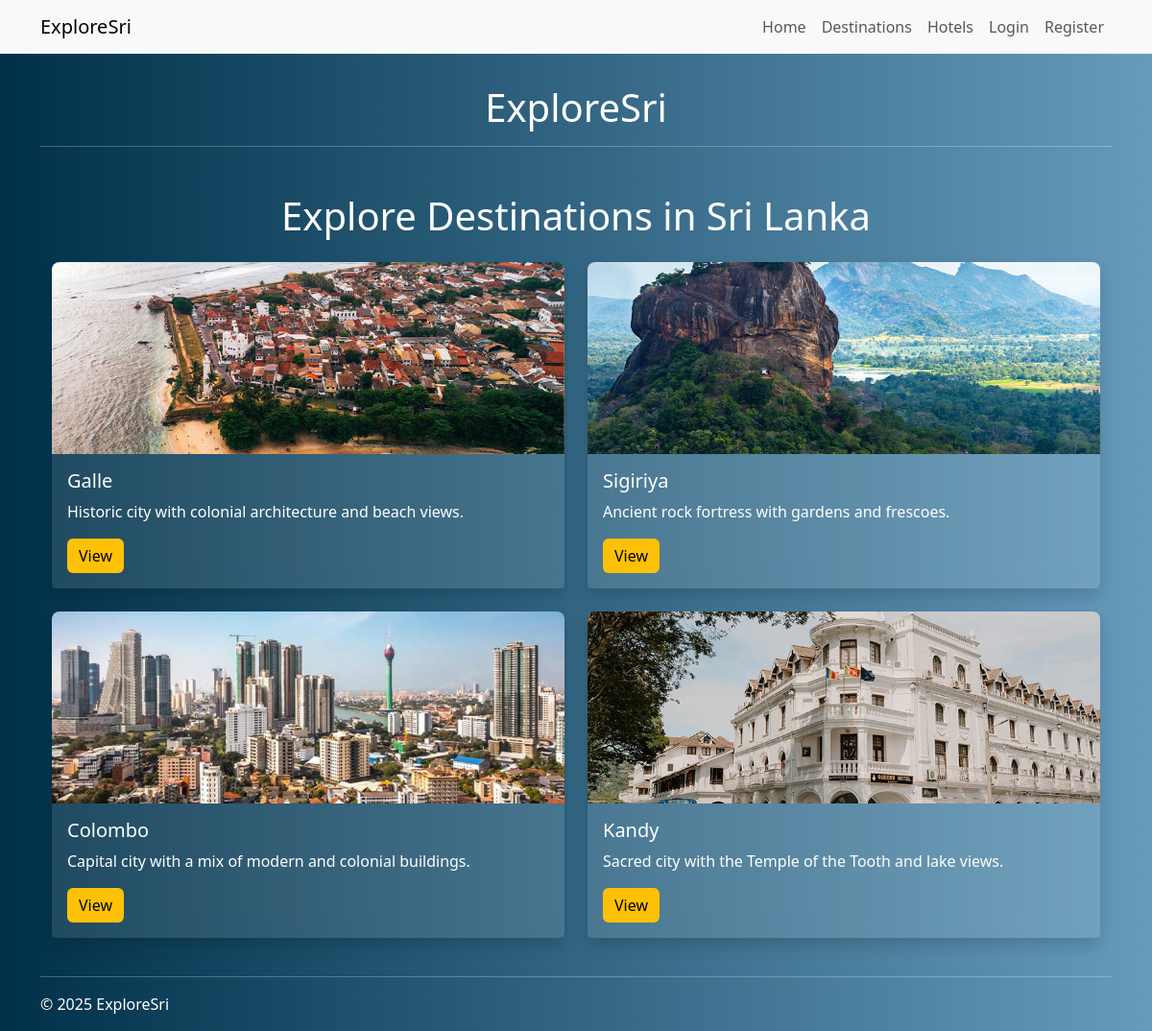
/destinations.php, run on an earlier commit of the app's database.
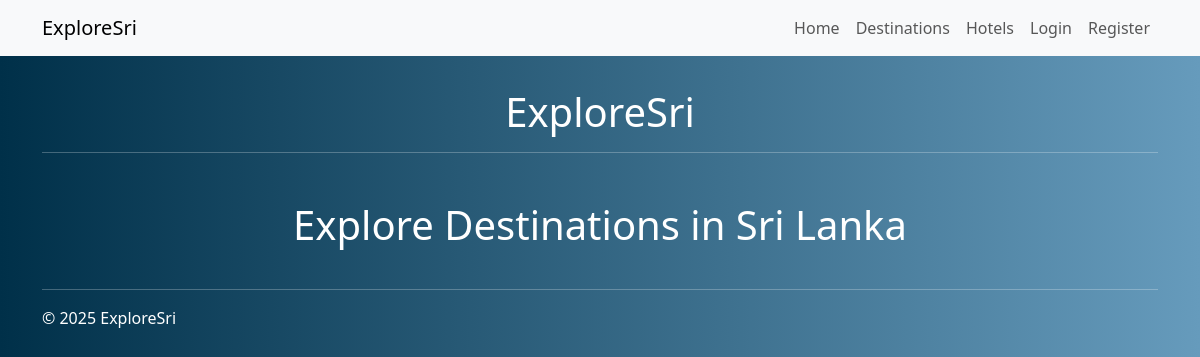
And on a later commit of the database.
### tables this page shows
CREATE TABLE destinations (
  destination_id INT AUTO_INCREMENT PRIMARY KEY,
  name VARCHAR(150) NOT NULL,
  description TEXT NOT NULL,
  image VARCHAR(255),
  created_at TIMESTAMP DEFAULT CURRENT_TIMESTAMP
);

### destinations.php (the view, shortened to what this page needs)
<?php
include 'config/db.php';
include 'includes/header.php';
$stmt = $conn->prepare("SELECT * FROM destinations");
$stmt->execute();
$destinations = $stmt->fetchAll();
?>
<!DOCTYPE html>
<html lang="en">
<head>
  <link href="https://cdn.jsdelivr.net/npm/bootstrap@5.3.0/dist/css/bootstrap.min.css" rel="stylesheet">
  <link href="https://cdn.jsdelivr.net/npm/bootstrap-icons@1.10.5/font/bootstrap-icons.css" rel="stylesheet">
</head>
<body>
<div class="container mt-5">
  <h1 class="mb-4">Explore Destinations in Sri Lanka</h1>
  <div class="row">
    <?php foreach ($destinations as $dest): ?>
      <div class="col-md-6 mb-4">
        <div class="card shadow">
          <img src="images/<?php echo htmlspecialchars($dest['image']); ?>" class="card-img-top" alt="<?php echo htmlspecialchars($dest['name']); ?>">
          <div class="card-body">
            <h5 class="card-title"><?php echo htmlspecialchars($dest['name']); ?></h5>
            <p class="card-text"><?php echo htmlspecialchars($dest['description']); ?></p>
              <?php
                $destinationName = strtolower($dest['name']);
                if ($destinationName === 'colombo') {
                    echo '<a href="places/colombo.php" class="btn btn-primary">View</a>';
                } else {
                    echo '<a href="destination.php?id=' . $dest['destination_id'] . '" class="btn btn-primary">View</a>';
                }
              ?>
          </div>
        </div>
      </div>
    <?php endforeach; ?>
  </div>
</div>
</body>
</html>
<?php include 'includes/footer.php'; ?>

### includes/header.php (shortened to what this page needs)
<!DOCTYPE html>
<html lang="en">
<head>
<link href="https://cdn.jsdelivr.net/npm/bootstrap@5.3.0/dist/css/bootstrap.min.css" rel="stylesheet" />
</head>
<body>
<nav class="navbar navbar-expand-lg navbar-light bg-light mb-4">
  <div class="container">
    <a class="navbar-brand" href="index.php">ExploreSri</a>
    <div class="collapse navbar-collapse" id="navMenu">
      <ul class="navbar-nav ms-auto">
        <li class="nav-item"><a class="nav-link" href="index.php">Home</a></li>
        <li class="nav-item"><a class="nav-link" href="destinations.php">Destinations</a></li>
        <li class="nav-item"><a class="nav-link" href="hotels.php">Hotels</a></li>
        <?php session_start();
          if(isset($_SESSION['user_id'])): ?>
            <li class="nav-item"><a class="nav-link" href="/exploresri/my_bookings.php">My Bookings</a></li>
            <li class="nav-item"><a class="nav-link" href="logout.php">Logout (<?php echo htmlspecialchars($_SESSION['user_name']); ?>)</a></li>
        <?php else: ?>
            <li class="nav-item"><a class="nav-link" href="user/login.php">Login</a></li>
            <li class="nav-item"><a class="nav-link" href="user/register.php">Register</a></li>
        <?php endif; ?>
      </ul>
    </div>
  </div>
</nav>
<div class="container">
<header><h1>ExploreSri</h1><hr></header>

### includes/footer.php
<footer><hr><p>&copy; 2025 ExploreSri</p></footer>

### destinations.php (style rules this page uses)
body { background: linear-gradient(to right, #003049, #669bbc); font-family: 'Segoe UI', sans-serif; color: #fff; }
h1 { margin-top: 2rem; text-align: center; font-size: 2.5rem; }
.card { background: #ffffff10; border: none; color: white; backdrop-filter: blur(10px); }
.card img { height: 200px; object-fit: cover; border-top-left-radius: .5rem; border-top-right-radius: .5rem; }
.card-body { background-color: rgba(255,255,255,0.05); padding: 1rem; }
.btn-primary { background-color: #ffc107; color: #000; border: none; }

What changed in the data, as far as the page shows it:
removed destinations: image (picture), name "Galle", description "Historic city with colonial architecture and beach views."
removed destinations: image (picture), name "Sigiriya", description "Ancient rock fortress with gardens and frescoes."
removed destinations: image (picture), name "Colombo", description "Capital city with a mix of modern and colonial buildings.", shows "View"
removed destinations: image (picture), name "Kandy", description "Sacred city with the Temple of the Tooth and lake views."
